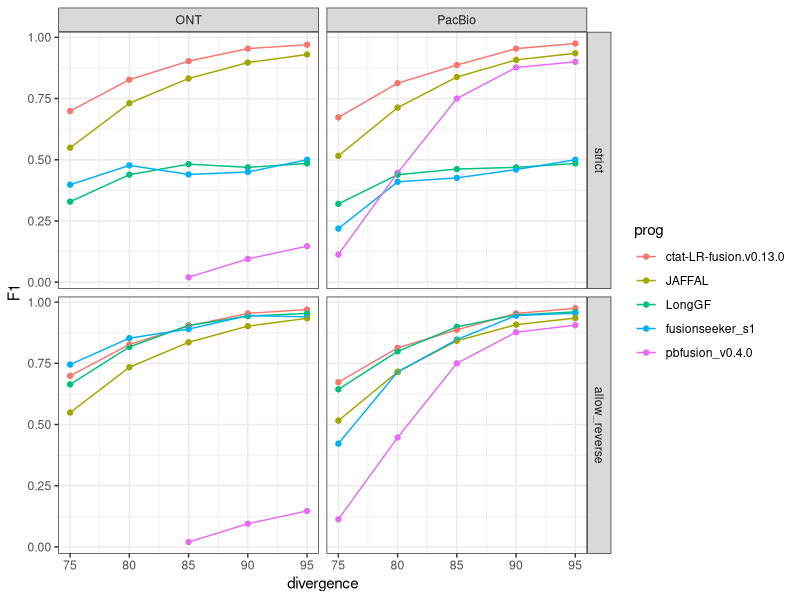
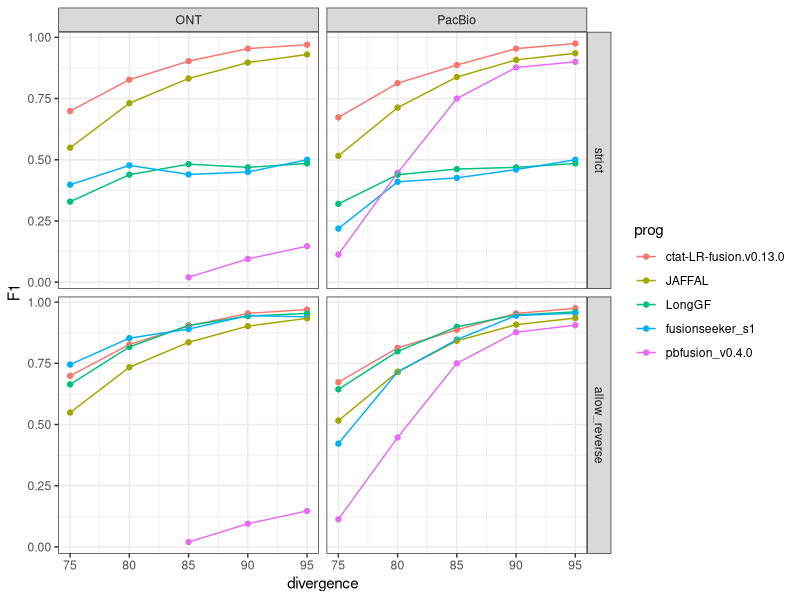

These figures' R source, in order:
## ---- chunk 1
knitr::opts_chunk$set(echo = TRUE)
library(tidyverse)
## ---- chunk 2

# parse accuracy statistics from benchmarking:

strict_results = read.table("data/strict.combined_results.ROC.tsv", header=T, sep="\t", stringsAsFactors = F)
strict_results$analysisType="strict"

allow_reverse_results = read.table("data/allow_reverse.combined_results.ROC.tsv", header=T, sep="\t", stringsAsFactors = F)
allow_reverse_results$analysisType="allow_reverse"



data = bind_rows(strict_results,
                 allow_reverse_results)


data = data %>% filter(prog %in% c(
                                   'pbfusion_v0.4.0',
                                   'fusionseeker_s1',
                                   'LongGF',
                                   'JAFFAL',
                                   'ctat-LR-fusion.v0.13.0')
                       )


# extract the maximum F1 value for each program and target data set: 

max_F1_data = data %>% group_by(analysisType, prog, seqtype, divergence) %>% 
    arrange(desc(F1)) %>% filter(row_number() == 1) %>% ungroup()


# rank programs 

ranked_progs = max_F1_data  %>% group_by(prog) %>% summarize(mean_F1 = mean(F1)) %>% arrange(desc(mean_F1))

max_F1_data$prog = factor(max_F1_data$prog, levels=ranked_progs$prog)

max_F1_data$analysisType = factor(max_F1_data$analysisType, levels=c('strict', 'allow_reverse'))

max_F1_data = max_F1_data %>% mutate(seqtype = ifelse(seqtype == "Pac", "PacBio", seqtype))

## ---- chunk 3

p_linepoint = max_F1_data %>% 
    filter(analysisType %in% c('strict', 'allow_reverse')) %>%
    ggplot() + theme_bw() +
    geom_point(aes(x=divergence, y=F1, color=prog)) +
    geom_line(aes(x=divergence, y=F1, group=prog, color=prog)) +
    facet_grid(vars(analysisType), vars(seqtype))


p_linepoint

## ---- chunk 4

ggsave(p_linepoint, filename="jaffal_simdata_accuracy.paperfig.svg", width=8, height=7)
